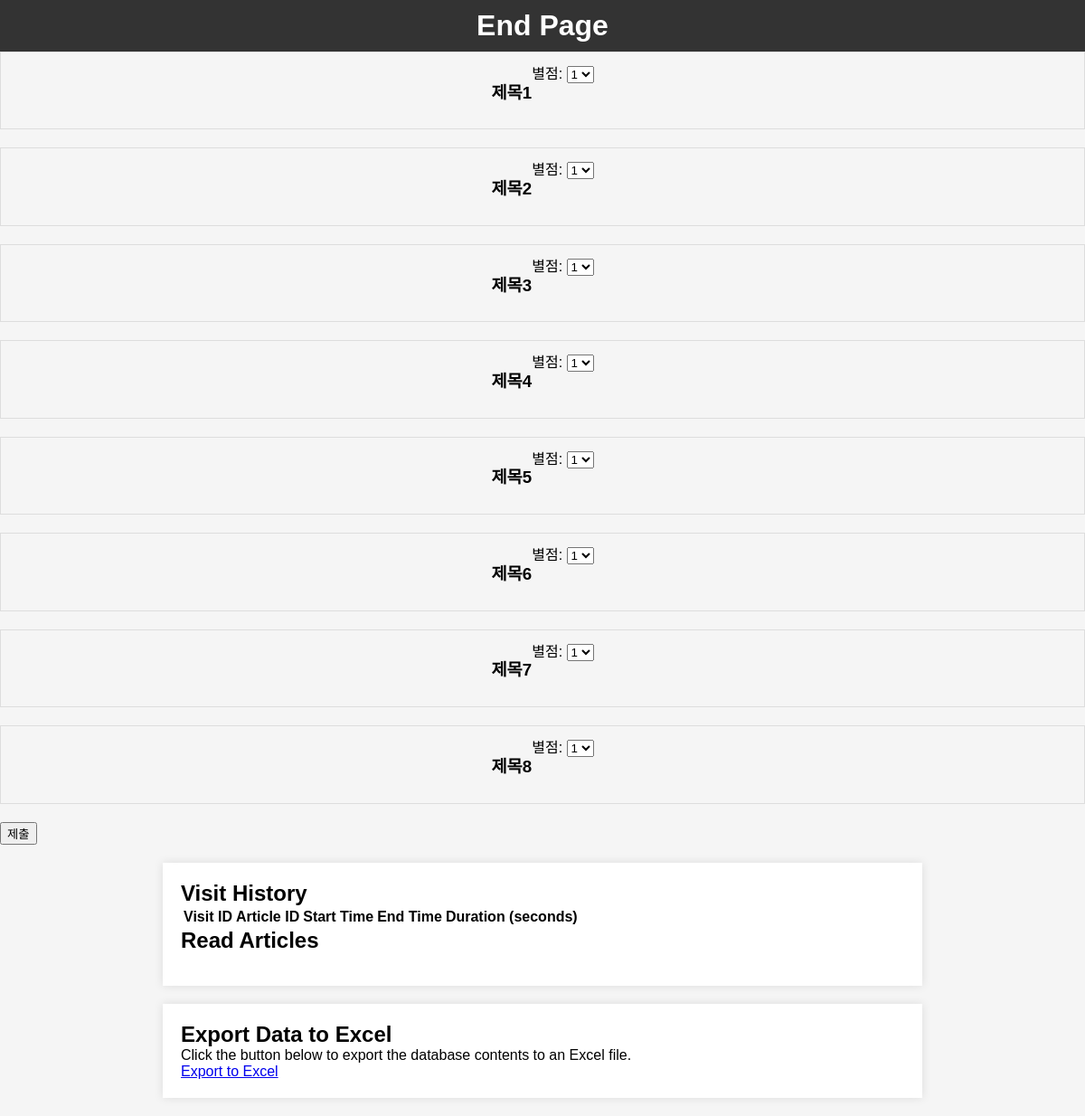
Before: /end (signed in) with the older database file.
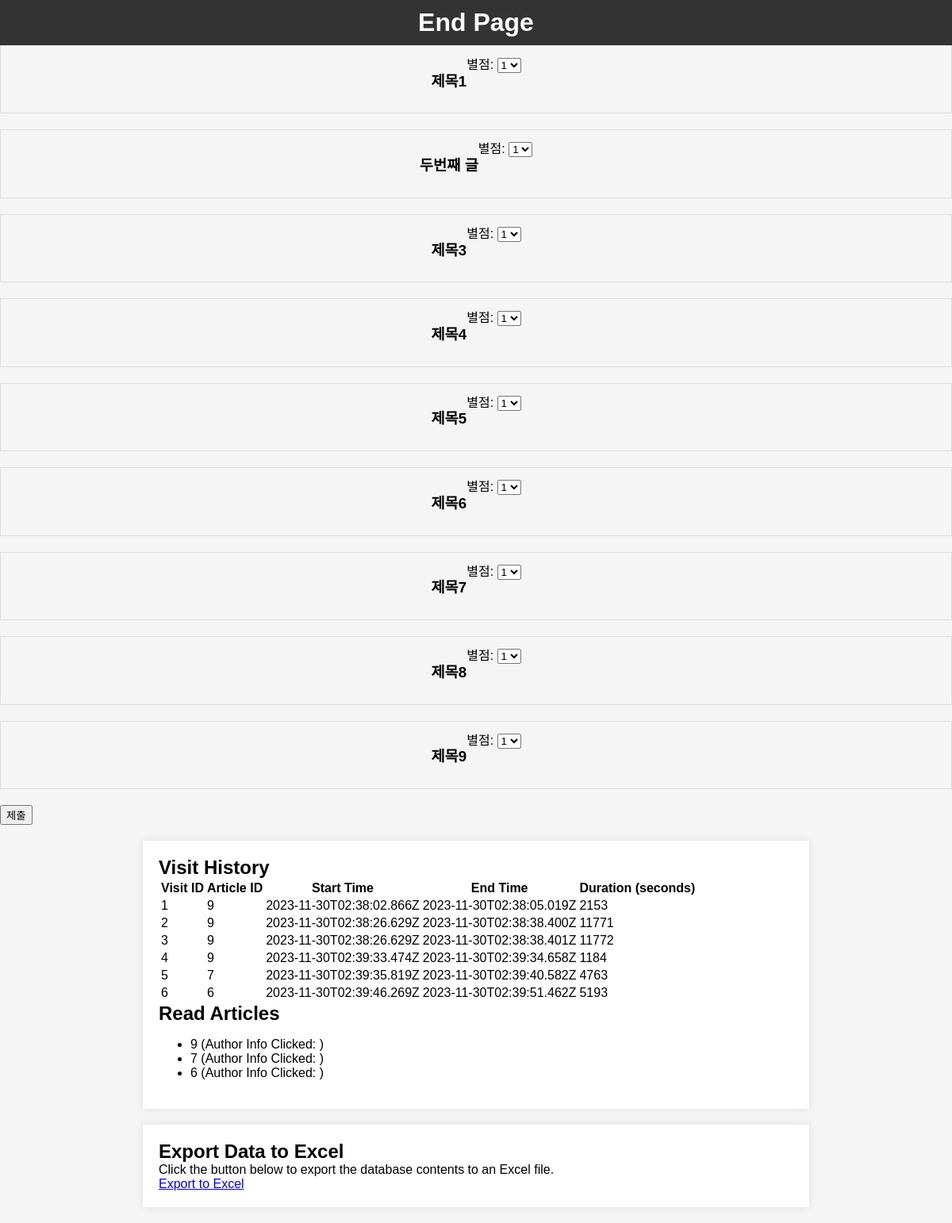
After: the same page with the newer database file.
### app.py (models this page shows)
class Article(db.Model):
    id = db.Column(db.Integer, primary_key=True)
    title = db.Column(db.String(255), nullable=False)
    content = db.Column(db.Text, nullable=False)
    ratings = db.relationship('Rating', backref='article', lazy=True)

class Visit(db.Model):
    id = db.Column(db.Integer, primary_key=True)
    user_id = db.Column(db.Integer, db.ForeignKey('user.id', name='fk_visit_user'), nullable=False)
    article_id = db.Column(db.String(255), nullable=False)
    start_time = db.Column(db.String(255), nullable=False)
    end_time = db.Column(db.String(255), nullable=False)
    duration = db.Column(db.Integer, nullable=False)

class ReadArticle(db.Model):
    id = db.Column(db.Integer, primary_key=True)
    user_id = db.Column(db.Integer, db.ForeignKey('user.id', name='fk_read_article_user'), nullable=False)
    article_id = db.Column(db.String(255), nullable=False, unique=True)
    author_info_clicked = db.Column(db.String(255), nullable=False)

### app.py (the view)
@app.route('/end')
def end_page():
    visit_history = Visit.query.filter_by(user_id=session['user_id']).all()
    read_articles = ReadArticle.query.filter_by(user_id=session['user_id']).all()
    articles = Article.query.all()
    return render_template('end.html', visit_history=visit_history, read_articles=read_articles, articles=articles)

### templates/end.html (shortened to what this page needs)
<!DOCTYPE html>
<html lang="en">
<head>
    <link rel="stylesheet" type="text/css" href="/static/styles.css">
</head>
<body>
    <header>
        <h1>End Page</h1>
    </header>
    <form action="/rate" method="post">
        {% for article in articles %}
        <div class="article">
          <div class="article-header">
            <h3 class="article-title">{{ article.title }}</h3>
            <div class="rating-section">
              <label for="rating_{{ article.id }}">별점:</label>
              <select name="rating_{{ article.id }}" id="rating_{{ article.id }}">
                <option value="1">1</option>
              </select>
            </div>
          </div>
        </div>
        {% endfor %}
        <input type="submit" value="제출">
      </form>
    <div class="container">
        <h2>Visit History</h2>
        <table>
            <thead>
                <tr>
                    <th>Visit ID</th>
                    <th>Article ID</th>
                    <th>Start Time</th>
                    <th>End Time</th>
                    <th>Duration (seconds)</th>
                </tr>
            </thead>
            <tbody>
                {% for visit in visit_history %}
                    <tr>
                        <td>{{ visit.id }}</td>
                        <td>{{ visit.article_id }}</td>
                        <td>{{ visit.start_time }}</td>
                        <td>{{ visit.end_time }}</td>
                        <td>{{ visit.duration }}</td>
                    </tr>
                {% endfor %}
            </tbody>
        </table>
        <h2>Read Articles</h2>
        <ul>
            {% for article in read_articles %}
                <li>{{ article.article_id }} (Author Info Clicked: {{ article.authorInfoClicked }})</li>
            {% endfor %}
        </ul>
    </div>
    {% if session['user_name'] == 'admin' %}
    <div class="container">
        <h2>Export Data to Excel</h2>
        <p>Click the button below to export the database contents to an Excel file.</p>
        <a href="/export-to-excel" class="export-button">Export to Excel</a>
    </div>
    {% endif %}
</body>
</html>

### static/styles.css (style rules this page uses)
body, h1, h2, p { margin: 0; padding: 0; }
body { font-family: Arial, sans-serif; background-color: #f5f5f5; }
header { background-color: #333; color: #fff; padding: 10px; text-align: center; }
.container { max-width: 800px; margin: 20px auto; padding: 20px; background-color: #fff; box-shadow: 0 0 10px rgba(0, 0, 0, 0.1); }
.article { border: 1px solid #ddd; padding: 10px; margin-bottom: 20px; cursor: pointer; }
.article-header { display: flex; justify-content: center; }

Changed rows visible on the page:
removed Article: title "제목2", id "1"
added Article: title "두번째 글", id "1"
added Article: title "제목9", id "1"
added Visit: id "1", article_id "9", start_time "2023-11-30T02:38:02.866Z", end_time "2023-11-30T02:38:05.019Z", duration "2153"
added Visit: id "2", article_id "9", start_time "2023-11-30T02:38:26.629Z", end_time "2023-11-30T02:38:38.400Z", duration "11771"
added Visit: id "3", article_id "9", start_time "2023-11-30T02:38:26.629Z", end_time "2023-11-30T02:38:38.401Z", duration "11772"
added Visit: id "4", article_id "9", start_time "2023-11-30T02:39:33.474Z", end_time "2023-11-30T02:39:34.658Z", duration "1184"
added Visit: id "5", article_id "7", start_time "2023-11-30T02:39:35.819Z", end_time "2023-11-30T02:39:40.582Z", duration "4763"
added Visit: id "6", article_id "6", start_time "2023-11-30T02:39:46.269Z", end_time "2023-11-30T02:39:51.462Z", duration "5193"
added ReadArticle: article_id "9"
added ReadArticle: article_id "7"
added ReadArticle: article_id "6"
